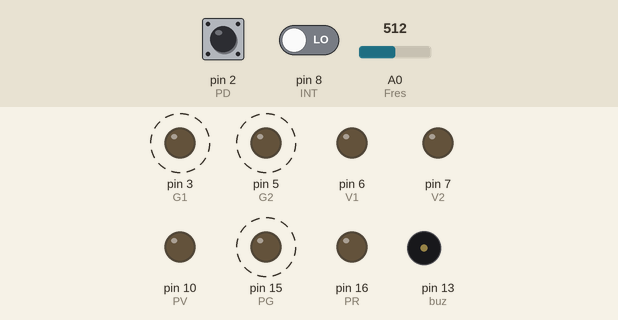
Bench run of a sketch on a simulated Arduino Uno, built with avr-gcc and run on an emulated ATmega328P. Shown: output pins drawn as LEDs (lit = HIGH), buzzer (waves = sounding, pin HIGH). Dashed ring = blinking. The inputs (shaded band) are chosen by the test bench; at power-on: pin 2 (PD) HIGH, pin 8 (INT) LOW, A0 (Fres) = 512. What the sketch prints to the serial monitor is not drawn.

Above: at 1.8 s.
1.9 s: pin 2 (PD) pulled LOW for 1.2 s
Timing chart, 0 to 11.4 s (numbered marks = the images above; inputs shaded):
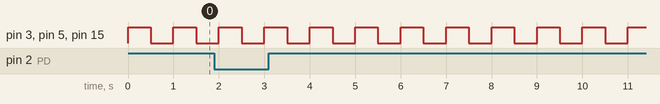

The sketch:

Programma_Semaforo_Intelligente.ino
```cpp
const int PD = 2;
const int R2 = 4;
const int G1 = 3;
const int G2 = 5;
const int V1 = 6;
const int V2 = 7;
const int INT = 8;
const int R1 = 9;
const int PV = 10;
const int Fres = A0;
const int trig = 12;
const int echo = 11;
const int buz = 13;
const int PR = 16;
const int PG = 15;
int PREN = 0, a = 0, b = 0, c = 0, e = 0, d = 0, f = 0;
int distanza = 101;


void setup()
{
  pinMode(R1,OUTPUT);
  pinMode(R2,OUTPUT);
  pinMode(G1,OUTPUT);
  pinMode(G2,OUTPUT);
  pinMode(V1,OUTPUT);
  pinMode(V2,OUTPUT);
  pinMode(INT,INPUT);
  pinMode(Fres,INPUT);
  pinMode(PD, INPUT_PULLUP);
  pinMode(PV,OUTPUT);
  pinMode(trig, OUTPUT);
  pinMode(echo, INPUT);
  pinMode(buz, OUTPUT);
  pinMode(PR, OUTPUT);
  pinMode(PG, OUTPUT);

  attachInterrupt(digitalPinToInterrupt(PD), PRENOTAZIONE, RISING);

  Serial.begin(9600);
  PREN = 0;
}

void loop(){

  int ST = digitalRead(INT);
  int res = analogRead(Fres);

  if(INT == 0){
    f=0;
   digitalWrite(PR,HIGH);
    if(PREN == 0){
      a=0;
      if(res >= 300){
        if(b==0){
      Serial.println("Giorno");
      b=1;
      c=0;
        }
      NOTTE:
    digitalWrite(G1,LOW);
    digitalWrite(R2,LOW);
    digitalWrite(R1,HIGH);
    digitalWrite(V2,HIGH);

    delay(1000);
    digitalWrite(G2,HIGH);
    digitalWrite(V2,LOW);

    delay(1000);
    digitalWrite(G2,LOW);
    digitalWrite(V1,HIGH);
    digitalWrite(R2,HIGH);
    digitalWrite(R1,LOW);

    delay(1000);
    digitalWrite(G1,HIGH);
    digitalWrite(V1,LOW);
    digitalWrite(R2,HIGH);
    digitalWrite(R1,LOW);

    delay(1000);
    return;
      }else /*----------------------------NOTTE--*/
      b = 0;
      if(c==0){
      Serial.println("Notte");
      c=1;
      }

      digitalWrite(trig,LOW);
      delayMicroseconds(5);
      digitalWrite(trig,HIGH);
      delayMicroseconds(10);
      digitalWrite(trig,LOW);
      delayMicroseconds(5);
      unsigned long tempo = pulseIn(echo,HIGH);
      distanza = tempo/58;
      if(distanza <= 100){
        if(e==0)
        Serial.println("Macchina rilevata");
        d=0;
        e=1;
        digitalWrite(V1,LOW);
        digitalWrite(G1,HIGH);
        delay(1000);
        goto NOTTE;

      }else{
          if(d==0)
     Serial.println("Macchina non rilevata");
     d=1;
     e=0;

    digitalWrite(R1,LOW);
    digitalWrite(G1,LOW);
    digitalWrite(V1,HIGH);
    digitalWrite(G2,LOW);
    digitalWrite(V2,LOW);
    digitalWrite(R2,HIGH);
      delay(1000);
      }

    }else
    {

    digitalWrite(G1,LOW);
    digitalWrite(V1,LOW);
    digitalWrite(G2,LOW);
    digitalWrite(V2,LOW);
    digitalWrite(PR,LOW);


    if(distanza >=100){
      digitalWrite(G1, HIGH);
      delay(1000);
      digitalWrite(G1, LOW);
    }
     digitalWrite(R2,HIGH);
     digitalWrite(R1,HIGH);
    digitalWrite(PV,HIGH);
    Serial.println("5 secondi al termine del passaggio pedone");
      for(int i=0; i<=1; i++){
      tone(buz,500,1000);
      delay(900);
        noTone(buz);
        delay(100);
      }
       Serial.println("4 secondi al termine del passaggio pedone");
      for(int i=0; i<=1; i++){
      tone(buz,500,1000);
      delay(900);
        noTone(buz);
        delay(100);
      }
       Serial.println("3 secondi al termine del passaggio pedone");
      for(int i=0; i<=1; i++){
      tone(buz,500,1000);
      delay(900);
        noTone(buz);
        delay(100);
      }
       Serial.println("2 secondi al termine del passaggio pedone");
      for(int i=0; i<=1; i++){
      tone(buz,500,1000);
      delay(900);
        noTone(buz);
        delay(100);
      }
      digitalWrite(PV,LOW);
      digitalWrite(PG,HIGH);
      Serial.println("1 secondo al termine del passaggio pedone");
      for(int i=0; i<=4; i++){
      tone(buz,500,500);
      delay(400);
        noTone(buz);
        delay(100);
      }
      Serial.println("Fine passaggio pedone");
      digitalWrite(PG,LOW);
      digitalWrite(PR,HIGH);
    PREN = 0;


    }
  } else{
    digitalWrite(PR,LOW);
    digitalWrite(V2,LOW);
    digitalWrite(R2,LOW);
    digitalWrite(G1,HIGH);
    digitalWrite(G2,HIGH);
    digitalWrite(PG,HIGH);
    delay(500);
    digitalWrite(PG,LOW);
    digitalWrite(G1,LOW);
    digitalWrite(G2,LOW);
    delay(500);
    if(f==0)
    Serial.println("Spento");
    f=1;
    b=0;
  }

}
void PRENOTAZIONE(){

  if (a==0){
      Serial.println("Prenotato");
      a=1;
      }
      PREN = 1;
    }
```

Measured:
- by itself, pin 3 (G1), pin 5 (G2), pin 15 (PG): alternates HIGH for 0.50 s and LOW for 0.50 s
